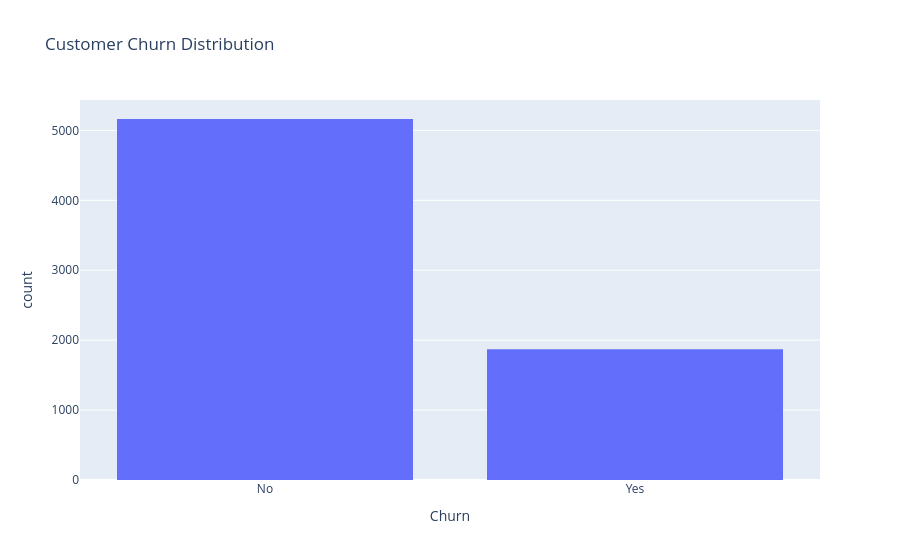

This figure's notebook cell:
### Code cell
## Chart showing churn.
fig = px.histogram(churn_count, x = 'Churn', title = 'Customer Churn Distribution')
fig.write_image("Customer_Churn_Distribution.png")
fig.show()

### Figure 1 — Plotly figure (JSON) as saved in the notebook; plotly's stock layout.template omitted (floating-point values rounded to 4 significant figures; data arrays with more than 128 entries replaced by an {"elided": "..."} marker saying what was removed)
{"data": [{"bingroup": "x", "hovertemplate": "Churn=%{x}<br>count=%{y}<extra></extra>", "legendgroup": "", "marker": {"color": "#636efa", "pattern": {"shape": ""}}, "name": "", "orientation": "v", "showlegend": false, "type": "histogram", "x": {"elided": "7032 str values"}, "xaxis": "x", "yaxis": "y"}], "layout": {"barmode": "relative", "legend": {"tracegroupgap": 0}, "title": {"text": "Customer Churn Distribution"}, "xaxis": {"anchor": "y", "domain": [0, 1], "title": {"text": "Churn"}}, "yaxis": {"anchor": "x", "domain": [0, 1], "title": {"text": "count"}}}}
